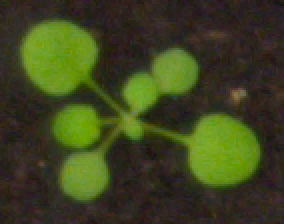
#> input picture data/plant001_rgb.png, 142 x 112 px (shown 2 times larger); its folder holds only this picture in this run
$ python main.py   (older library calls are emulated)
#> lines starting #> are read from the running program, lines starting #| are printed output that depends on the picture; after the words box and inside, x2 and y2 are one past the last pixel; in counts of white or black regions, pixels touching at a corner belong together
import matplotlib.pyplot as plt
import numpy as np
import csv, os, sys, glob, statistics, cv2, re
from termcolor import colored
import pandas as pd
from scipy import ndimage as ndi
from skimage.measure import regionprops
from skimage.segmentation import watershed
from skimage.feature import peak_local_max

IN_DIR = './data'

plt.rcParams["figure.figsize"] = (10,6) # fixed figure size

# GLOBAL SOTRAGE
img_raw_store = [] # store raw img here
img_label_store = [] # store labels here
name_store = [] # store img names
image_sizes = [] # store img sizes
segmented_store = [] # store the answers here
results_store = [] # store segmentation applied
complete_store = [] # store leaf counts
kmeans_store = [] # store to show kmeans clustering segmentation
almost_final_store = [] # store almost final result
leaf_detected_store1 = [] # store num leaf detected (watershed)
leaf_detected_store2 = [] # store num leaf detected (k-means)
distance_store = [] # store distances before watershed
watershed_store = [] # store watershed results


# [38 lines left out: function mother_of_plots, not called in this run]


def step_plot(img_raw_store, img_label_store, segmented_store,
			  complete_store, kmeans_store, almost_final_store,
			  leafs, leaf_detected_store2, name_store, results_store,
			  leaf_detected_store1, distance_store, watershed_store):
	ds_store = [] # store ds score to later get mean
	leaf_error1 = [] # store detection error (watershed)
	leaf_error2 = [] # store detection error (k-means)
	name_store = list(set(name_store)) # remove duplicates
	name_store.sort() # sort names
	for i in range(len(img_raw_store)):
		# print(dice(segmented_store[i], img_label_store[i]))
		ax1 = plt.subplot(3, 3, 1)
		plt.imshow(img_raw_store[i])
		plt.axis('off')
		ax1.set_title("Input", fontweight='bold')

		ax2 = plt.subplot(3, 3, 2)
		plt.imshow(img_label_store[i])
		plt.axis('off')
		ax2.set_title('Label', fontweight='bold')

		ax3 = plt.subplot(3, 3, 3)
		plt.imshow(segmented_store[i], cmap=plt.cm.gray)
		plt.axis('off')
		ax3.set_title('Threshold', fontweight='bold')

		ax4 = plt.subplot(3, 3, 4)
		plt.imshow(results_store[i], cmap=plt.cm.gray)
		plt.axis('off')
		ax4.set_title('Bitwise', fontweight='bold', color="red")

		ax5 = plt.subplot(3, 3, 5)
		plt.imshow(distance_store[i], cmap=plt.cm.gray)
		plt.axis('off')
		ax5.set_title('Distances', fontweight='bold')

		ax6 = plt.subplot(3, 3, 6)
		plt.imshow(watershed_store[i], cmap=plt.cm.nipy_spectral)
		plt.axis('off')
		ax6.set_title('Watershed', fontweight='bold', color="blue")

		ax7 = plt.subplot(3, 3, 7)
		plt.imshow(kmeans_store[i])
		plt.axis('off')
		ax7.set_title('K-means', fontweight='bold')

		ax8 = plt.subplot(3, 3, 8)
		plt.imshow(almost_final_store[i], cmap=plt.cm.gray)
		plt.axis('off')
		ax8.set_title('Post-proc', fontweight='bold')

		ax9 = plt.subplot(3, 3, 9)
		plt.imshow(complete_store[i])
		plt.axis('off')
		ax9.set_title('Detected', color="purple", fontweight='bold')
		plt.figtext(0.15, 0.02, "DS - {}".format(dice(segmented_store[i], img_label_store[i])),
					ha="center",
					fontsize=16,
					bbox={"facecolor":"red", "alpha":0.7, "pad":3})
		plt.figtext(0.85, 0.02, "Detected (K-Means) \n {}/{}".format(leaf_detected_store2[i],
					leafs[i]),
					ha="center",
					fontsize=16,
					bbox={"facecolor":"purple", "alpha":0.7, "pad":3})
		plt.figtext(0.5, 0.95, "{}.png".format(name_store[i]),
					ha="center",
					fontsize=16,
					bbox={"facecolor":"yellow", "alpha":0.7, "pad":3})
		plt.figtext(0.5, 0.02, "Detected (Watershed) \n {}/{}".format(leaf_detected_store1[i],
					leafs[i]),
					ha="center",
					fontsize=16,
					bbox={"facecolor":"blue", "alpha":0.7, "pad":3})
		plt.show()     # <--------------------
		ds_store.append(dice(segmented_store[i], img_label_store[i])) # add to later get mean
		leaf_error2.append(leafs[i] - leaf_detected_store2[i]) # add to later get mean
		leaf_error1.append(leafs[i] - leaf_detected_store1[i]) # same here
	print('DS mean - ', colored(statistics.mean(ds_store), 'red'))
	print('Leaf Detection difference mean - ',
		colored(statistics.mean(leaf_error1), 'cyan')) # watershed err
	print('Leaf Detection difference mean - ',
		colored(statistics.mean(leaf_error2), 'magenta')) # kmeans err

# [11 lines left out: function dice, not called in this run]

def get_size_stats():
	df = pd.DataFrame(image_sizes)
	print(colored("\tHEIGHT", 'green'))
	print(df[0].describe().apply("{0:.0f}".format))
	print(colored("\tWIDTH", 'green'))
	print(df[1].describe().apply("{0:.0f}".format))

def kmeans(img, kmeans_store):
	# reshape the image to a 2D array of pixels and 3 color values (RGB)
	pixel_values = img.reshape((-1, 3))
	# convert to float
	pixel_values = np.float32(pixel_values)
	# define stopping criteria
	criteria = (cv2.TERM_CRITERIA_EPS + cv2.TERM_CRITERIA_MAX_ITER, 100, 0.2)
	# number of clusters (K)
	k = 3
	_, labels, (centers) = cv2.kmeans(pixel_values, k, None, criteria, 10, cv2.KMEANS_PP_CENTERS)
	# convert back to 8 bit values
	centers = np.uint8(centers)
	# flatten the labels array
	labels = labels.flatten()
	# convert all pixels to the color of the centroids
	segmented_image = centers[labels.flatten()]
	# reshape back to the original image dimension
	segmented_image = segmented_image.reshape(img.shape)
	kmeans_store.append(segmented_image)
	# segmented_image = cv2.GaussianBlur(segmented_image,(3,3),0) # play with this
	# plt.imshow(segmented_image) # <------ DEBUG
	# plt.show() # <------ DEBUG
	# disable only the cluster number 2 (turn the pixel into black)
	masked_image = np.copy(segmented_image)
	# convert to the shape of a vector of pixel values
	masked_image = masked_image.reshape((-1, 3))
	# color (i.e cluster) to disable
	cluster = 2
	masked_image[labels == cluster] = [0, 0, 0]
	# convert back to original shape
	masked_image = masked_image.reshape(img.shape)
	return masked_image

def wshed(m):
	distance = ndi.distance_transform_edt(m) # calc distances
	distance_store.append(-distance)
	# get coordinates from distances. play around with footprint
	coords = peak_local_max(distance, footprint=np.ones((12, 12)), labels=m)
	# prep mask array
	maskk = np.zeros(distance.shape, dtype=bool)
	# check if mask aligns with coordinates
	maskk[tuple(coords.T)] = True
	# label the mask
	markers, _ = ndi.label(maskk)
	# do segmentation
	labels = watershed(-distance, markers, mask=m)
	return labels

def main():
	print('Input directory: {}'.format(IN_DIR))
	img_paths = glob.glob(os.path.join(IN_DIR, '*.png'))
	img_paths.sort()
	print(colored('{} image paths loaded'.format(len(img_paths)), 'red'))
	# sort images
	img_raw_dir = [ x for x in img_paths if "rgb" in x ]
	img_label_dir = [ x for x in img_paths if "label" in x ]
	print(colored("\n".join(img_raw_dir), 'green'))
	print(colored("\n".join(img_label_dir), 'yellow'))
	df = pd.read_csv('./Leaf_counts.csv', names=['name','leafs']) # read real leafs
#> (reads Leaf_counts.csv from the repository)
	leafs = df["leafs"].tolist() # convert to list
	print('Actual leaf count - ', leafs)
	# read in raw images and store stuff to mem
	leafi = 0
	for img in img_paths:
		# get img names here
		img_name = img
		m = re.search('a/(.+?)_', img_name)
		if m: # grab names
			name = m.group(1)
			name_store.append(name) # add them to list
		if 'rgb' in img: # this img is to be processed
			imgg = cv2.imread(img) # all imgs on OpenCV are BGR by default.
#> imgg is the input picture: shape (112, 142, 3); mean B, G, R 31.2, 67.3, 61.3
			height, width = imgg.shape[:2] # get h,w
#> height = 112; width = 142
			image_sizes.append((height,width)) # for stats
			img = cv2.cvtColor(imgg, cv2.COLOR_BGR2RGB)
			img_raw_store.append(img)
			# now do the thresholding
			imgHSV = cv2.cvtColor(img, cv2.COLOR_RGB2HSV)
#> imgHSV: shape (112, 142, 3); mean H, S, V 40.5, 120.1, 72.5
			low = (33,78,67)
			high = (151,255,255)
			mask = cv2.inRange(imgHSV, low, high)
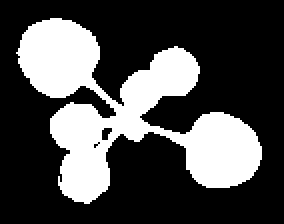
#> mask: shape (112, 142) (shown 2 times larger); 29.8% white; 1 white region
			# play around with trans
			mask = cv2.morphologyEx(mask, cv2.MORPH_OPEN, np.ones((1, 1)))
			# mask = cv2.morphologyEx(mask, cv2.MORPH_CLOSE, np.ones((2, 2)))
			mask = cv2.erode(mask,np.ones((1, 1)),iterations = 2)
			segmented_store.append(mask)
			labels = wshed(mask)
#> in wshed, `distance = ndi.distance_transform_edt(m)`:
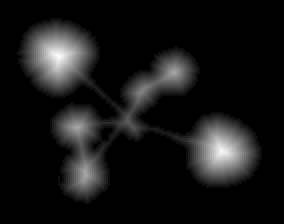
#> distance: shape (112, 142) float64 (shown 2 times larger); min 0, max 18.6, mean 1.63; drawn with min black and max white
#> in wshed, `coords = peak_local_max(distance, footprint=np.ones((12, 12)), labels=m)`: coords = [[28, 29], [75, 110], [85, 42], [86, 42], [36, 86], [36, 87], [63, 38], [63, 39], [45, 71], [46, 70], [60, 63], [61, 64]]
#> in wshed, `labels = watershed(-distance, markers, mask=m)`:
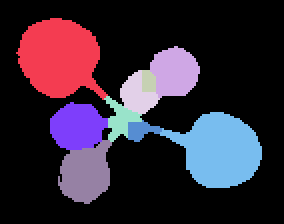
#> labels: shape (112, 142) int32 (shown 2 times larger); 10 distinct labels, from 0 to 9; one colour per label, 0 black
			watershed_store.append(labels)
			# measure properties of labeled image regions
			regions = regionprops(labels)
#> regions = 9 regions; largest, box (x1, y1, x2, y2) and area: (8, 9, 54, 50) 1289, (80, 56, 131, 94) 1220, (29, 70, 56, 102) 601, (25, 51, 54, 75) 522, (75, 23, 100, 49) 478
			regions = [r for r in regions if r.area > 60] # sanity check
			print(colored('Leaf detected (from Watershed) : ', 'cyan'),
				  len(regions), '/', leafs[leafi])
#| Leaf detected (from Watershed) :  9 / 7
			leaf_detected_store1.append(len(regions))

			# get threshold results
			result = cv2.bitwise_and(imgHSV, imgHSV, mask=mask)
#> result: shape (112, 142, 3); mean H, S, V 12.1, 56.8, 39.6
			result = cv2.cvtColor(result, cv2.COLOR_HSV2RGB)
			results_store.append(result)

			# <------ DEBUG SECTION
			# plt.imshow(result)
			# plt.axis('off')
			# plt.show()

			gray = cv2.cvtColor(img,cv2.COLOR_BGR2GRAY)
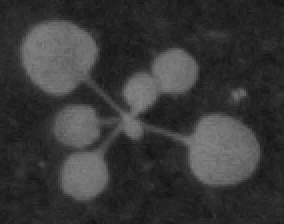
#> gray: shape (112, 142) (shown 2 times larger); min 19, max 132, mean 55.8
			img = result.copy() # apparently normal assignment just wont work
			masked_image = kmeans(img, kmeans_store) # apply kmeans segmentation
#> in kmeans, `_, labels, (centers) = cv2.kmeans(pixel_values, k, None, criteria, 10,..`: labels = 15904 values, max 2 at index 1303, min 0 at index 0, mean 0.381; centers = [[0, 0, 0], [108, 149.3, 34.67], [69.07, 91.72, 25.52]]
#> in kmeans, `centers = np.uint8(centers)`: centers = [[0, 0, 0], [107, 149, 34], [69, 91, 25]]
			masked_image = cv2.blur(masked_image, (6, 6)) # blur a bit
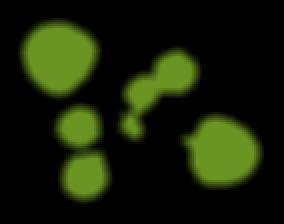
#> masked_image: shape (112, 142, 3) (shown 2 times larger); mean R, G, B 22.9, 31.9, 7.3
			gray = cv2.cvtColor(masked_image, cv2.COLOR_RGB2GRAY)
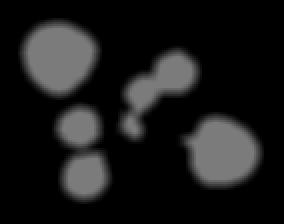
#> gray: shape (112, 142) (shown 2 times larger); min 0, max 123, mean 26.4
			gray_blurred = cv2.blur(gray, (6, 6)) # blur a bit
			gray_blurred = cv2.erode(gray_blurred,np.ones((1, 1)),iterations = 1)
			# gray_blurred = cv2.morphologyEx(gray_blurred, cv2.MORPH_CLOSE, np.ones((5, 5)))
			almost_final_store.append(gray_blurred)
			# apply Hough transform on the blurred image.
			detected_circles = cv2.HoughCircles(gray_blurred,
							cv2.HOUGH_GRADIENT, 1, 10, param1 = 50,
						param2 = 18, minRadius = 0, maxRadius = 44)
#> detected_circles = [[29.5, 28.5, 18], [42.5, 87.5, 11.8], [87.5, 36.5, 10.6], [114.5, 76.5, 14.9], [39.5, 63.5, 9.4], [74.5, 49.5, 11.8]]
			# araw circles that are detected.
			if detected_circles is not None:
				# convert the circle parameters a, b and r to integers.
				detected_circles = np.uint16(np.around(detected_circles))
#> detected_circles = [[30, 28, 18], [42, 88, 12], [88, 36, 11], [114, 76, 15], [40, 64, 9], [74, 50, 12]]
				counter = 1
				print(colored('Leaf detected (from K-means): ', 'magenta'),
					  len(detected_circles[0, :]), '/', leafs[leafi])
#| Leaf detected (from K-means):  6 / 7
				leaf_detected_store2.append(len(detected_circles[0, :]))
				for pt in detected_circles[0, :]:
					a, b, r = pt[0], pt[1], pt[2]
					# draw the circumference of the circle.
					cv2.circle(img, (a, b), r, (255, 0, 0), 2)
					# draw a small circle (of radius 1) to show the center.
					cv2.circle(img, (a, b), 1, (0, 0, 255), 3)
					cv2.putText(img, "{}".format(counter), (a, b - 10),
								cv2.FONT_HERSHEY_SIMPLEX, 0.5,
								(0, 50, 200), 2)
					counter+=1
#> this loop made 6 passes
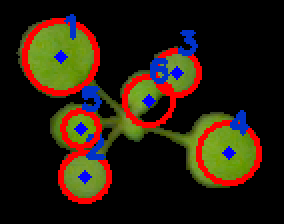
#> img: shape (112, 142, 3) (shown 2 times larger); mean R, G, B 40.5, 28.8, 14.2
#> after the loop, counter = 7
				leafi+=1
			else: # in case no circles are detected
				leaf_detected_store2.append(0)
				print('Leaf detected : ', '0', '/', leafs[leafi])
				leafi+=1
			complete_store.append(img)

			ax1 = plt.subplot(1, 2, 2)
			plt.imshow(img)
			ax1.set_title("Detected", color="purple")
			plt.axis('off')
			ax2 = plt.subplot(1, 2, 1)
			ax2.set_title("Watershed", color="blue")
			plt.imshow(labels, cmap=plt.cm.nipy_spectral)
			plt.axis('off')
			plt.show()

		elif 'label' in img: # this is label image
			img = cv2.imread(img)
			# px = np.count_nonzero(img) # <------ DEBUG
			img = cv2.cvtColor(img, cv2.COLOR_BGR2RGB)
			img_label_store.append(img)
			# print('px - ', px) # <------ DEBUG
		else:
			print('THIS SHOULD NOT BE HERE')
		print('-' * 10)
	get_size_stats()
#| count      1
#| mean     112
#| std      nan
#| min      112
#| 25%      112
#| 50%      112
#| 75%      112
#| max      112
#| Name: 0, dtype: object
#| count      1
#| mean     142
#| std      nan
#| min      142
#| 25%      142
#| 50%      142
#| 75%      142
#| max      142
#| Name: 1, dtype: object
	step_plot(img_raw_store, img_label_store, segmented_store,
			  complete_store, kmeans_store, almost_final_store,
			  leafs, leaf_detected_store2, name_store, results_store,
			  leaf_detected_store1, distance_store, watershed_store)
#> the loop in step_plot, `for i in range(len(img_raw_store)):` made 1 pass
#> after the loop in step_plot, `for i in range(len(img_raw_store)):`: ds_store = []

	mother_of_plots(img_raw_store, img_label_store, segmented_store,
					complete_store, kmeans_store, watershed_store)

if __name__ == "__main__":
#> (the run stopped early here; a loop or call above may not have finished)
